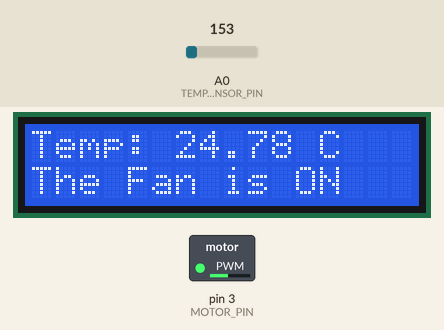
Recording of a sketch running on a simulated Arduino Uno, built with avr-gcc and run on an emulated ATmega328P. On the bench: 16×2 character LCD, switched loads named in the sketch (green lamp = pin HIGH). The inputs (shaded band) are chosen by the test bench; at power-on: A0 (TEMP_SENSOR_PIN) = 153.

Above: at 1.2 s.
1.3 s: A0 (TEMP_SENSOR_PIN) set to 175
At 3.3 s:
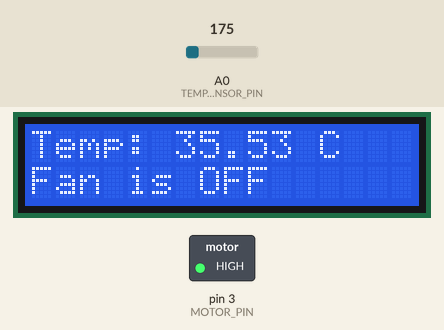
3.6 s: A0 (TEMP_SENSOR_PIN) set to 114
At 4.5 s:
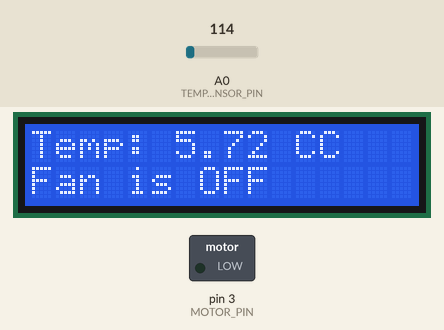
5.7 s: A0 (TEMP_SENSOR_PIN) set to 125
At 7.0 s:
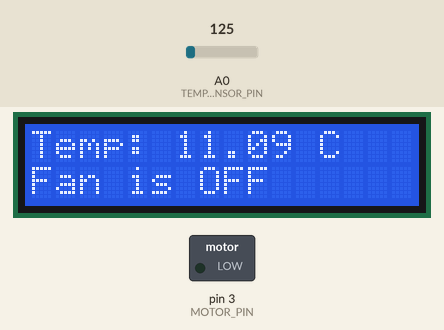
7.7 s: A0 (TEMP_SENSOR_PIN) set to 136
At 9.5 s:
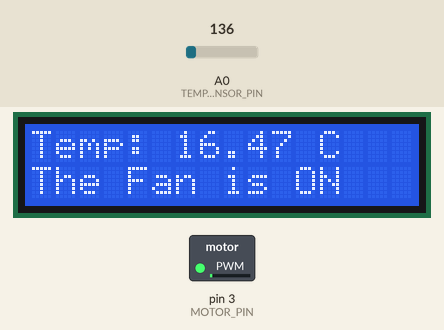
9.8 s: A0 (TEMP_SENSOR_PIN) set to 165
At 11.0 s:
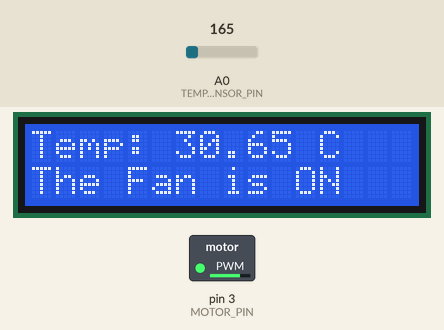
Timing chart, 0 to 12.8 s (numbered marks = the images above; inputs shaded):
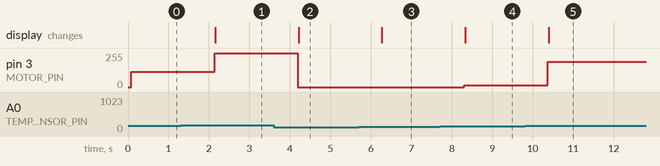

The sketch:

question_2_lcd_display_1.ino
```cpp
#include <LiquidCrystal_I2C.h>

#define MOTOR_PIN 3
#define TEMP_SENSOR_PIN A0

// Initialize the I2C LCD with the address 0x35
LiquidCrystal_I2C lcd(35, 16, 2);

void setup() {
  pinMode(MOTOR_PIN, OUTPUT);
  Serial.begin(9600);

  // Initialize the LCD
  lcd.init();
  lcd.backlight();
}

void loop() {
  int sensorValue = analogRead(TEMP_SENSOR_PIN);
  float voltage = sensorValue * (5.0 / 1023.0);
  float temperatureC = (voltage - 0.5) * 100.0;

  // Display temperature on the LCD
  lcd.setCursor(0, 0);
  lcd.print("Temp: ");
  lcd.print(temperatureC);
  lcd.print(" C");


  // Motor speed control
  int motorSpeed = map(temperatureC, 15, 35, 0, 255);
  motorSpeed = constrain(motorSpeed, 0, 255);
  analogWrite(MOTOR_PIN, motorSpeed);

 if (temperatureC >= 15 && temperatureC <= 35) {
    // Display message on the LCD
    lcd.setCursor(0, 1);
    lcd.print("The Fan is ON       ");
 } else {
    lcd.setCursor(0, 1);
    lcd.print("Fan is OFF      ");
 }
delay(1000);

} 
```

Measured:
- the behaviour switches between 135 and 136 on A0 (TEMP_SENSOR_PIN) (found by bisection; images 3 and 4)
- after the input at 1.3 s, pin 3 (MOTOR_PIN): 114/255 → 255/255 after 0.84 s; the display: changes after 0.86 s (image 1)
- after the input at 3.6 s, pin 3 (MOTOR_PIN): 255/255 → 0/255 after 0.60 s; the display: changes after 0.61 s (image 2)
- after the input at 5.7 s, the display: changes after 0.57 s (image 3)
- after the input at 7.7 s, pin 3 (MOTOR_PIN): 0/255 → 12/255 after 0.61 s; the display: changes after 0.63 s (image 4)
- after the input at 9.8 s, pin 3 (MOTOR_PIN): 12/255 → 191/255 after 0.58 s; the display: changes after 0.60 s (image 5)
